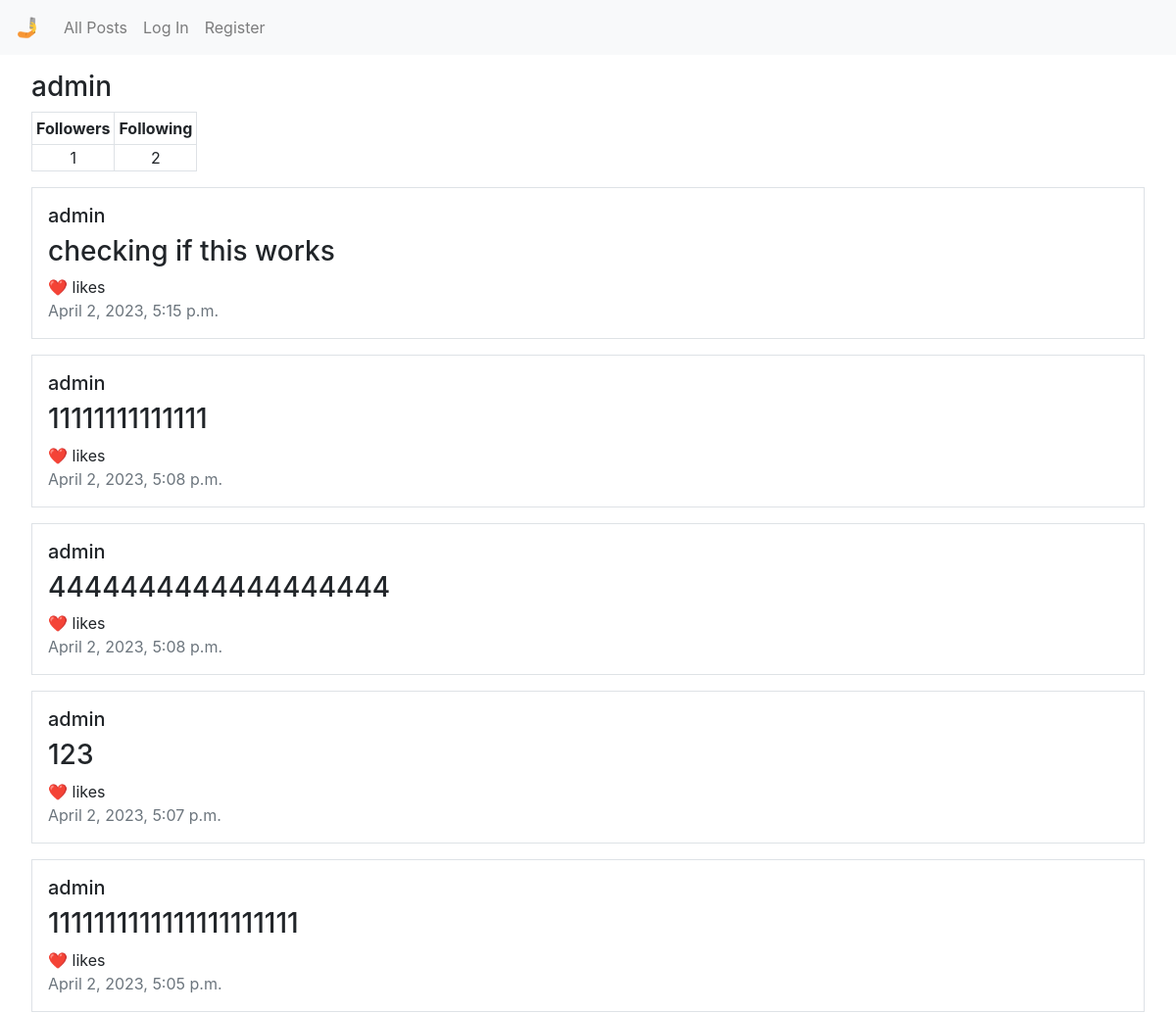
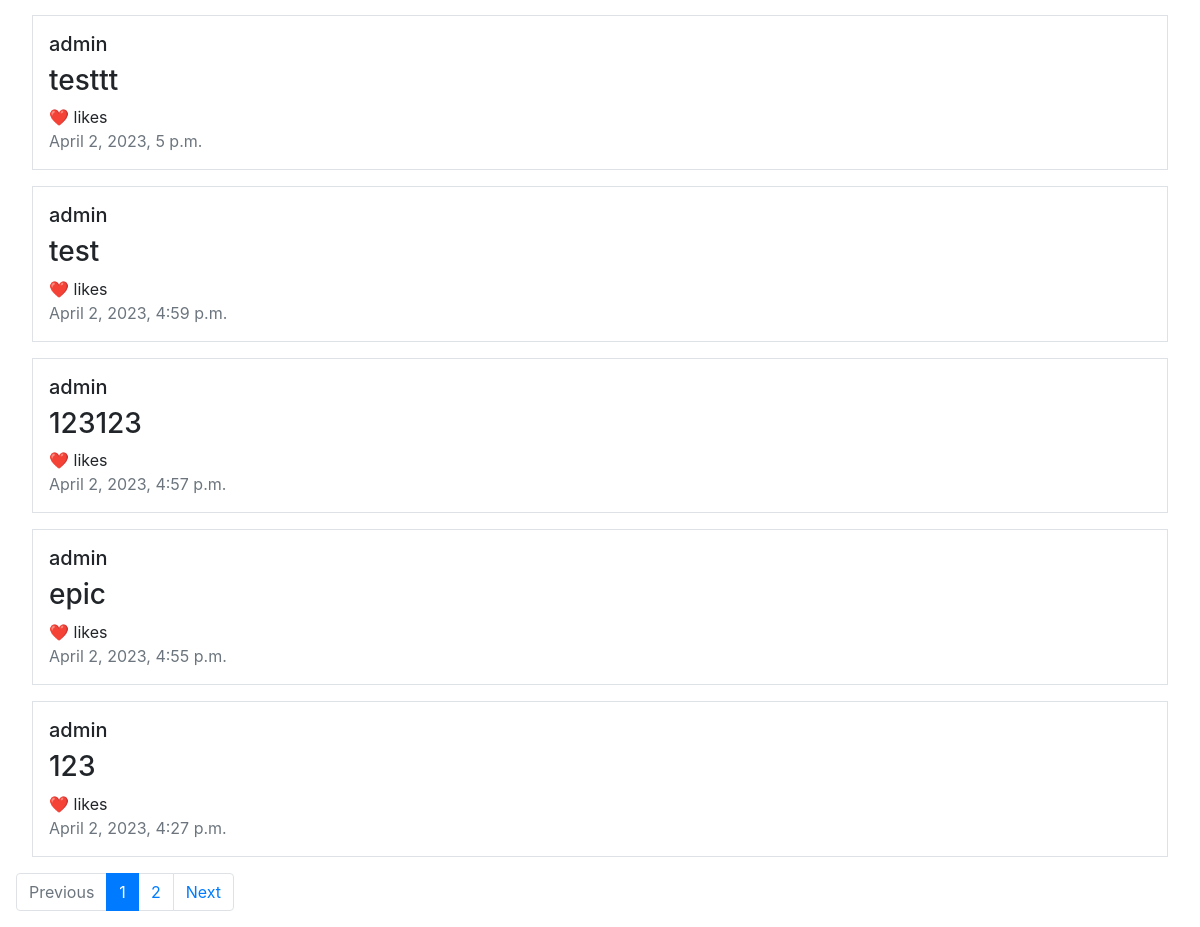
Page /profile/admin on the earlier database version (2 pictures, top to bottom).
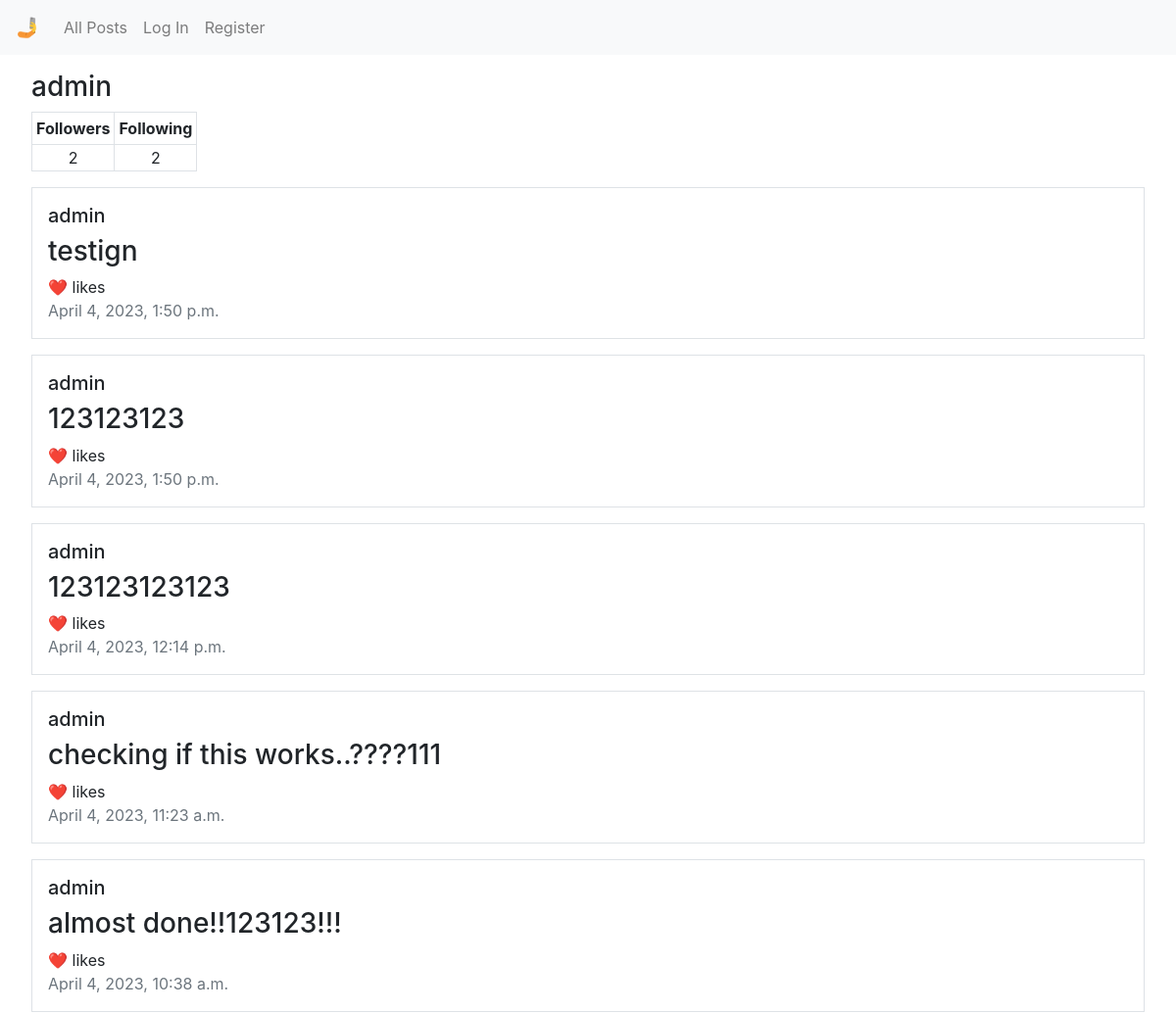
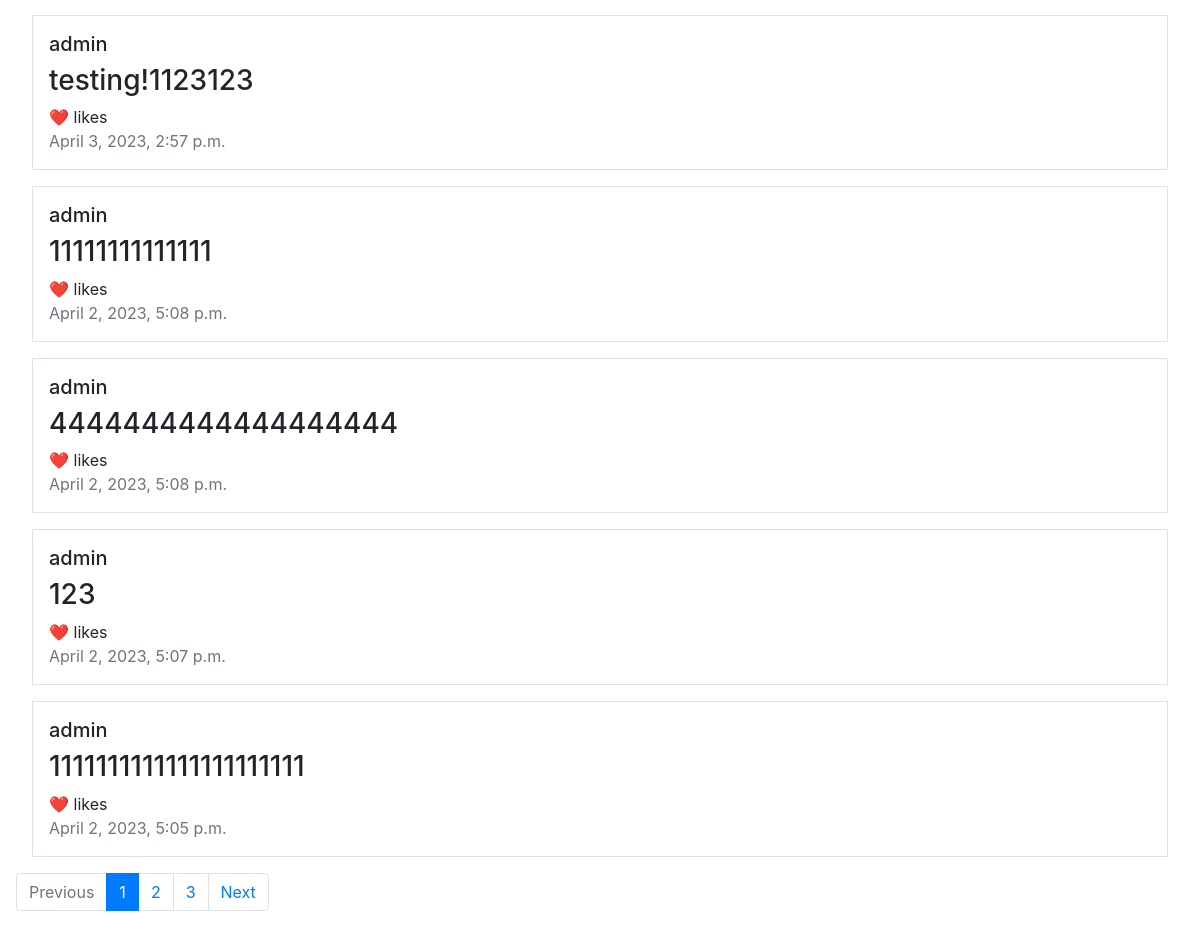
Same page on the later database version (2 pictures, top to bottom).
### network/models.py (models this page shows, shortened)
class Post(models.Model):
    poster = models.ForeignKey(User, on_delete=models.CASCADE, null=True, default=None)
    post = models.CharField(max_length=2000)
    datetime = models.DateTimeField(auto_now=True)

class User(AbstractUser):
    pass

### network/views.py (the view, shortened to what this page needs)
# urls.py: path("profile/<str:user>", views.profile, name="profile"),
@csrf_exempt
def profile(request, user, pg=1):
    profile_user = User.objects.get(username=user)
    posts = []
    list = Post.objects.filter(poster=profile_user).order_by('-datetime')
    for item in list:
        posts.append(item)
    page = Paginator(posts, 10)
    pages = range(1, page.num_pages+1)
    followers = Follow.objects.filter(following_user=profile_user).count()
    following = Follow.objects.filter(user=profile_user).count()
    try:
        Follow.objects.get(user=request.user, following_user=User.objects.get(username=user))
        f_status = True
    except:
        f_status = False
    return render(request, "network/profile.html",{
        "posts": page.page(pg),
        "user": profile_user.username,
        "followers": followers,
        "following": following,
        "f_status": f_status,
        "pages": pages,
        "current_page": pg,
        "previous_page": pg-1,
        "next_page": pg+1
    })

### network/templates/network/profile.html (shortened to what this page needs)
{% extends "network/layout.html" %}
{% block body %}
    <h3 class="ml-3">{% if user == request.user.username %}Your Profile{% else %}{{ user }}{% endif %}</h3>
    <table class="ml-3">
        <thead>
            <tr>
                <th class="border p-1">Followers</th>
                <th class="border p-1">Following</th>
            </tr>
        </thead>
        <tbody>
            <tr>
                <td id="follower-num" class="border text-center">{{ followers }}</td>
                <td id="following-num" class="border text-center">{{ following }}</td>
                <td>
                </td>
            </tr>
        </tbody>
    </table>
    <div class="posts">
        {% for post in posts %}
        <div class="border m-3 p-3">
            <h5>{{ post.poster }}</h5>
            <div id="post_body{{ post.pk }}"><h3>{{ post.post }}</h3></div>
            <div class="likes">
                {% if request.user.is_authenticated %}
                <span class="like_button" id="like{{ post.pk }}" data-like_id="{{ post.pk }}">🤍</span>
                {% else %}
                <span>❤️</span>
                {% endif %}
                <span><span class="like_num" id="like-count{{ post.pk }}" data-num_id="{{ post.pk }}"></span> likes</span>
            </div>
            <div class="text-muted" id="datetime{{ post.pk }}">{{ post.datetime }}</div>
        </div>
        {% empty %}
        <div class="m-3 p-3">
            <h5>No posts to display.</h5>
        </div>
        {% endfor %}
    </div>
    <nav>
        <ul class="pagination">
            {% if current_page == 1 %}
                <li class="page-item disabled"><a class="page-link">Previous</a></li>
            {% else %}
                <li class="page-item"><a class="page-link" href="/{{ previous_page }}">Previous</a></li>
            {% endif %}
            {% for page in pages %}
                {% if page == current_page %}
                    <li class="page-item active"><a class="page-link" href="{% url 'profile_page' user page %}">{{ page }}</a></li>
                {% else %}
                    <li class="page-item"><a class="page-link" href="{% url 'profile_page' user page %}">{{ page }}</a></li>
                {% endif %}
            {% endfor %}
            {% if current_page == pages|length %}
            <li class="page-item disabled"><a class="page-link">Next</a></li>
            {% else %}
            <li class="page-item"><a class="page-link" href="/{{ next_page }}">Next</a></li>
            {% endif %}
        </ul>
    </nav>
{% endblock %}

Differences in the rows shown:
no longer on this page (row unchanged): Post: poster "admin", post "testtt", datetime "April 2, 2023, 5 p.m."
no longer on this page (row unchanged): Post: poster "admin", post "test", datetime "April 2, 2023, 4:59 p.m."
no longer on this page (row unchanged): Post: poster "admin", post "123123", datetime "April 2, 2023, 4:57 p.m."
no longer on this page (row unchanged): Post: poster "admin", post "epic", datetime "April 2, 2023, 4:55 p.m."
no longer on this page (row unchanged): Post: poster "admin", post "123", datetime "April 2, 2023, 4:27 p.m."
added Post: poster "admin", post "testign", datetime "April 4, 2023, 1:50 p.m."
added Post: poster "admin", post "123123123", datetime "April 4, 2023, 1:50 p.m."
added Post: poster "admin", post "123123123123", datetime "April 4, 2023, 12:14 p.m."
changed Post: post "checking if this works" → "checking if this works..????111"; datetime "April 2, 2023, 5:15 p.m." → "April 4, 2023, 11:23 a.m."
added Post: poster "admin", post "almost done!!123123!!!", datetime "April 4, 2023, 10:38 a.m."
added Post: poster "admin", post "testing!1123123", datetime "April 3, 2023, 2:57 p.m."
Other differences:
{{ followers }}: "1" → "2"
new list line: "3"
